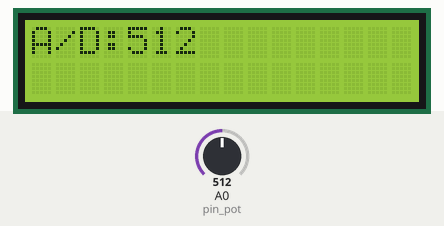
Bench run of a sketch on a simulated Arduino Uno, built with avr-gcc and run on an emulated ATmega328P. On the bench: 16×2 character LCD. Inputs (shaded band) come from the test bench; at power-on: A0 (pin_pot) = 512.

Above: at 1.2 s.
1.3 s: A0 (pin_pot) set to 716
At 2.2 s:
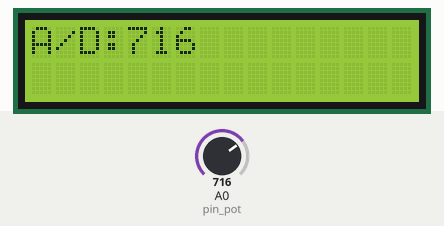
2.8 s: A0 (pin_pot) set to 900
At 3.6 s:
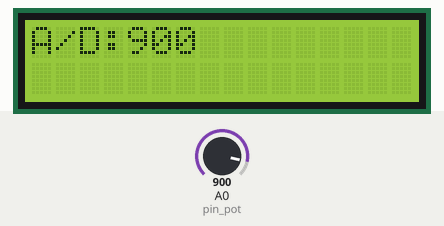
4.3 s: A0 (pin_pot) set to 1023
At 5.5 s:
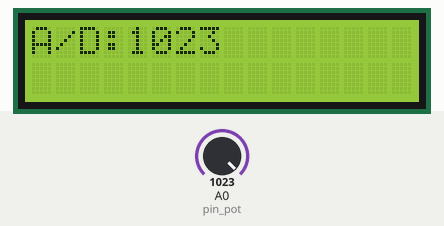
Timing chart, 0 to 7.3 s (numbered marks = the images above; inputs shaded):
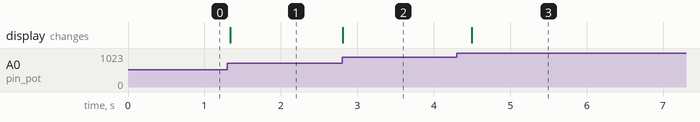

The sketch:

LV04_ZAD08.ino
```cpp
#include <Wire.h>
#include <LiquidCrystal_I2C.h>

int pin_pot = A0;
int AD_value = 0;

LiquidCrystal_I2C lcd(0x27, 16, 2);

void setup() {
  pinMode(pin_pot, INPUT);

  lcd.begin();
  lcd.backlight();
}

void loop() {
  AD_value = analogRead(pin_pot);

  lcd.clear();
  lcd.setCursor(0, 0);
  lcd.print("A/D:");
  lcd.print(AD_value);
  delay(200);
}
```

Measured:
- after the input at 1.3 s, the display: changes at once (image 1)
- after the input at 2.8 s, the display: changes at once (image 2)
- after the input at 4.3 s, the display: changes after 0.20 s (image 3)
